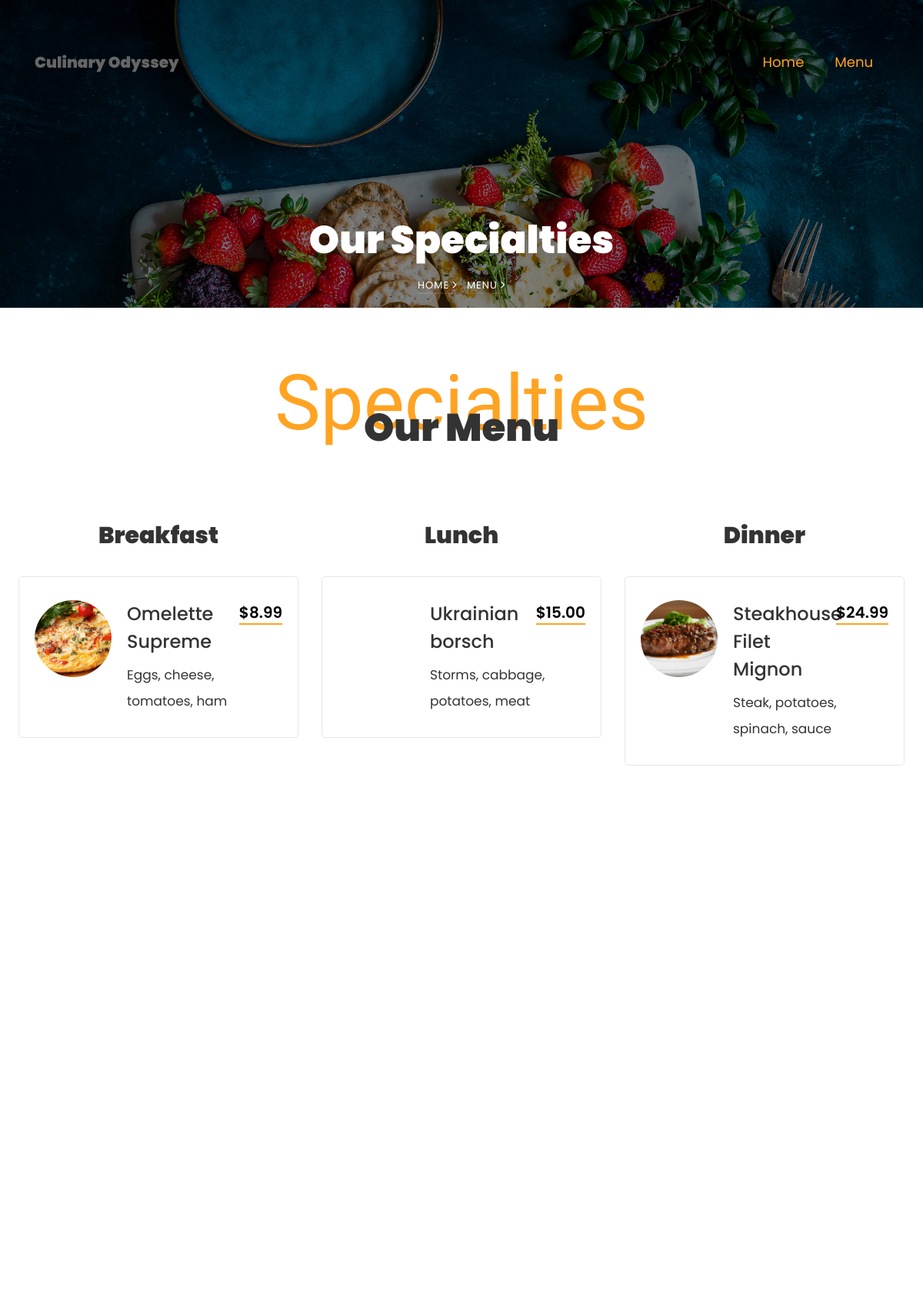
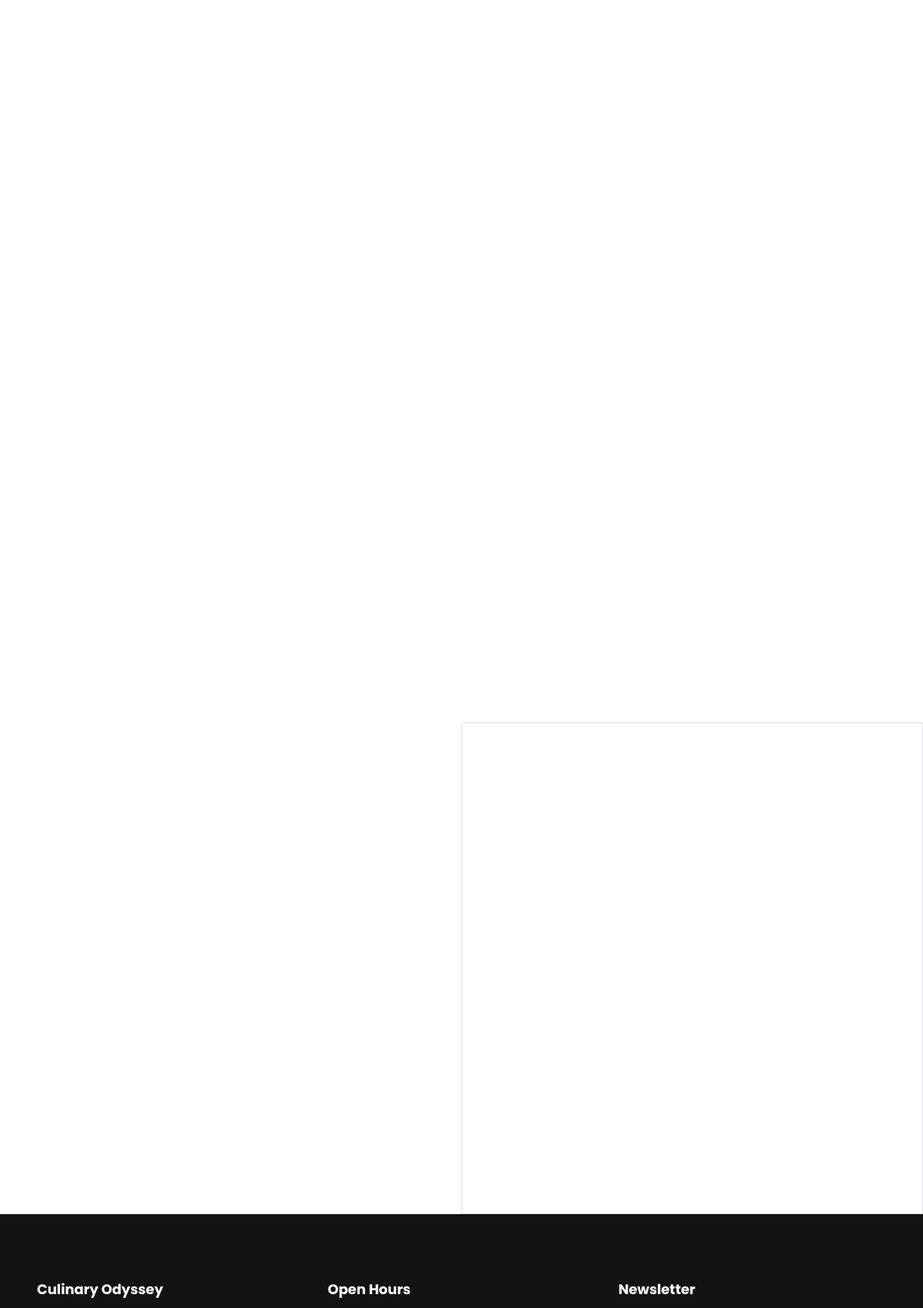
The app's page /menu/ (upper part) with its own data (2 pictures, top to bottom).
### culinary_odissey/models.py (models this page shows, shortened)
class DishCategory(models.Model):
    name = models.CharField(max_length=200, unique=True)
    order = models.PositiveSmallIntegerField()
    is_visible = models.BooleanField(default=True)
    class Meta:
        verbose_name_plural = 'Disch categories'
        ordering = ('order',)

class Dish(models.Model):
    name = models.CharField(max_length=255, unique=True)
    slug = models.SlugField(max_length=255, unique=True, db_index=True, verbose_name='url')
    ingredients = models.CharField(max_length=255)
    price = models.DecimalField(max_digits=10, decimal_places=2)
    photo = models.ImageField(upload_to='dishes/', blank=True)
    category = models.ForeignKey(DishCategory, on_delete=models.PROTECT, related_name='dishes')
    is_visible = models.BooleanField(default=True)
    order = models.PositiveSmallIntegerField()
    class Meta:
        verbose_name_plural = 'Dishes'
        ordering = ('order',)
        constraints = [
            models.UniqueConstraint(fields=['order', 'category'], name='unique_order_per_each_category'),
        ]
        unique_together = ['id', 'slug']

### culinary_odissey/views.py (the view)
# urls.py: path('menu/', include('app.urls')),
def menu(request):
    category = DishCategory.objects.filter(is_visible=True)
    dish = Dish.objects.filter(is_visible=True)
    context = {
        'categories':category,
        'dishes' : dish,
    }
    return render(request, 'menu_second.html', context=context)

### app/context_processors.py (called while the page is built)
def main_menu_items(request):
    items = MainMenueItems.objects.filter(is_visible=True)
    return {'main_menu': items}

def slide_item(request):
    items = Slider.objects.filter(is_visible=True)
    return {'slide_item': items}

def footer_items(request):
    items = Footer.objects.first()
    return {'footer_item': items}

### culinary_odissey/templates/menu_second.html (shortened to what this page needs)
{% load static %}
<!DOCTYPE html>
<html lang="en">
  <head>
    <link rel="stylesheet" href="{% static 'css/open-iconic-bootstrap.min.css' %}">
    <link rel="stylesheet" href="{% static 'css/animate.css' %}">
    <link rel="stylesheet" href="{% static 'css/owl.carousel.min.css' %}">
    <link rel="stylesheet" href="{% static 'css/owl.theme.default.min.css' %}">
    <link rel="stylesheet" href="{% static 'css/magnific-popup.css' %}">
    <link rel="stylesheet" href="{% static 'css/aos.css' %}">
    <link rel="stylesheet" href="{% static 'css/ionicons.min.css' %}">
    <link rel="stylesheet" href="{% static 'css/bootstrap-datepicker.css' %}">
    <link rel="stylesheet" href="{% static 'css/jquery.timepicker.css' %}">
    <link rel="stylesheet" href="{% static 'css/flaticon.css' %}">
    <link rel="stylesheet" href="{% static 'css/icomoon.css' %}">
    <link rel="stylesheet" href="{% static 'css/style.css' %}">
  </head>
  <body>
	  <nav class="navbar navbar-expand-lg navbar-dark ftco_navbar bg-dark ftco-navbar-light" id="ftco-navbar">
	    <div class="container">
	      <a class="navbar-brand">Culinary Odyssey</a>
	      <div class="collapse navbar-collapse" id="ftco-nav">
	        <ul class="navbar-nav ml-auto">
                <li class="nav-item active"><a href="/" class="nav-link">Home</a></li>
                <li class="nav-item active"> <a href="{% url 'menu' %}" class="nav-link">Menu</a></li>
	        </ul>
	      </div>
	    </div>
	  </nav>
    <section class="hero-wrap hero-wrap-2" style="background-image: url('images/bg_3.jpg');" data-stellar-background-ratio="0.5">
      <div class="overlay"></div>
      <div class="container">
        <div class="row no-gutters slider-text align-items-end justify-content-center">
          <div class="col-md-9 ftco-animate text-center">
            <h1 class="mb-2 bread">Our Specialties</h1>
            <p class="breadcrumbs"><span class="mr-2"><a href="../../templates/index.html">Home <i class="ion-ios-arrow-forward"></i></a></span> <span>Menu <i class="ion-ios-arrow-forward"></i></span></p>
          </div>
        </div>
      </div>
    </section>
		<section class="ftco-section">
    	<div class="container-fluid px-4">
    		<div class="row justify-content-center mb-5 pb-2">
          <div class="col-md-7 text-center heading-section ftco-animate">
          	<span class="subheading">Specialties</span>
            <h2 class="mb-4">Our Menu</h2>
          </div>
        </div>
    <div class="row">
        {% for category in categories %}
            {% if category.is_visible %}
                <div class="col-md-6 col-lg-4 menu-wrap">
                    <div class="heading-menu text-center ftco-animate">
                        <h3>{{ category.name }}</h3>
                    </div>
                    {% for dish in dishes %}
                        {% if dish.is_visible and dish.category == category %}
                            <div class="menus d-flex ftco-animate">
                                <div class="menu-img img" style="background-image: url({{ dish.photo.url }});"></div>
                                <div class="text">
                                    <div class="d-flex">
                                        <div class="one-half">
                                            <h3>{{ dish.name }}</h3>
                                        </div>
                                        <div class="one-forth">
                                            <span class="price">${{ dish.price }}</span>
                                        </div>
                                    </div>
                                    <p>
                                        <span>{{ dish.ingredients }}</span>
                                    </p>
                                </div>
                            </div>
                        {% endif %}
                    {% endfor %}
                </div>
            {% endif %}
        {% endfor %}
    </div>
 </div>
    </section>
    <section class="ftco-section ftco-no-pt ftco-no-pb">
			<div class="container-fluid px-0">
				<div class="row d-flex no-gutters">
          <div class="col-md-6 d-flex align-items-stretch pb-5 pb-md-0">
						<div id="map" class="border"></div>
					</div>
        </div>
			</div>
		</section>
    {% include 'includes/footer.html' %}
  </body>
</html>

### records on screen
DishCategory: name "Breakfast"
Dish: photo (picture), name "Omelette Supreme", price "8.99", ingredients "Eggs, cheese, tomatoes, ham"
DishCategory: name "Lunch"
Dish: name "Ukrainian borsch", price "15.00", ingredients "Storms, cabbage, potatoes, meat"
DishCategory: name "Dinner"
Dish: photo (picture), name "Steakhouse Filet Mignon", price "24.99", ingredients "Steak, potatoes, spinach, sauce"
